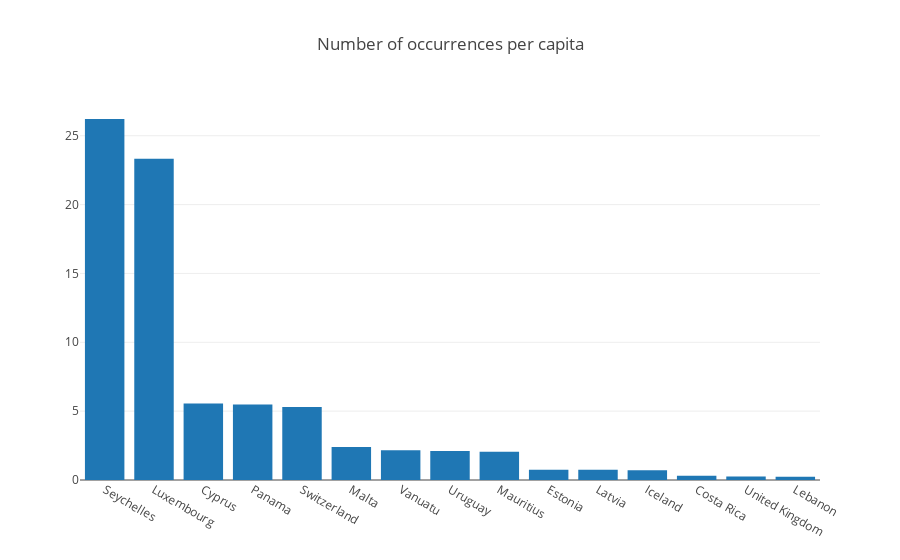

The notebook cell saved with this chart:
### Markdown cell above
#### Number of occurrences per capita

### Code cell
sorted_data = pp_total_country_normalized[['countries','counts_normalized_population']].sort_values('counts_normalized_population', ascending=False).head(15)

data = [go.Bar(
            x=sorted_data['countries'],
            y=sorted_data['counts_normalized_population'],
    )]


layout = go.Layout(
    title='Number of occurrences per capita',
)

fig = go.Figure(data=data, layout=layout)
iplot(fig, filename='../TrovatelliT.github.io/ressources/bar_occurrences_per_hab')
plot(fig, filename='../TrovatelliT.github.io/ressources/bar_occurrences_per_hab', auto_open=False)

### Figure 1 — Plotly figure (JSON) as saved in the notebook; plotly's stock layout.template omitted (floating-point values rounded to 4 significant figures)
{"data": [{"type": "bar", "uid": "a2465a52-d097-4e41-b48b-bbd890801961", "x": ["Seychelles", "Luxembourg", "Cyprus", "Panama", "Switzerland", "Malta", "Vanuatu", "Uruguay", "Mauritius", "Estonia", "Latvia", "Iceland", "Costa Rica", "United Kingdom", "Lebanon"], "y": [26.22, 23.34, 5.558, 5.49, 5.3, 2.402, 2.16, 2.107, 2.045, 0.7524, 0.7478, 0.7117, 0.3048, 0.2461, 0.2281]}], "layout": {"title": "Number of occurrences per capita"}}
